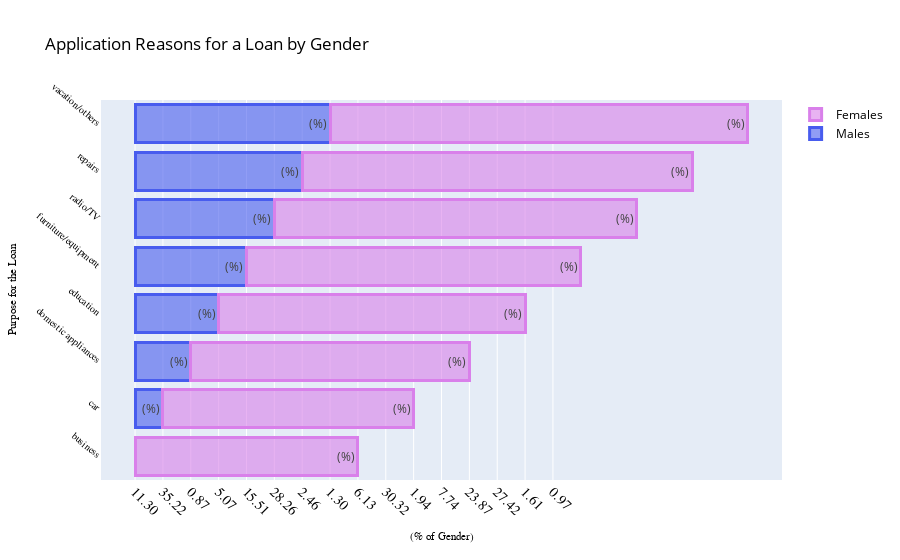

The cell this chart's notebook holds for it:
### Code cell
# Values into list
m_purpose = sex_purpose['male'].values.tolist()
f_purpose = sex_purpose['female'].values.tolist()

# Round values
male_purpose = ['%.2f' % elem for elem in m_purpose]
female_purpose = ['%.2f' % elem for elem in f_purpose]

male = go.Bar(
    y=['business', 'car', 'domestic appliances', 'education', 'furniture/equipment',
      'radio/TV', 'repairs', 'vacation/others'],
    x=male_purpose,
    name='Males',
    text='(%)',
    orientation = 'h',
    marker = dict(
        color = 'rgba(72, 92, 238, 0.6)',
        line = dict(
            color = 'rgba(72, 92, 238, 1.0)',
            width = 3)
    )
)


female = go.Bar(
    y=['business', 'car', 'domestic appliances', 'education', 'furniture/equipment',
      'radio/TV', 'repairs', 'vacation/others'],
    x=female_purpose,
    name='Females',
    text='(%)',
    orientation = 'h',
    marker = dict(
        color = 'rgba(217, 128, 234, 0.6)',
        line = dict(
            color = 'rgba(217, 128, 234, 1.0)',
            width = 3)
    )
)

data = [male, female]
layout = dict(
    title='Application Reasons for a Loan by Gender',
     xaxis=dict(
        title='(% of Gender)',
        titlefont=dict(
            family='Arial, sans-serif',
            size=11,
            color='black'
        ),
        showticklabels=True,
        tickangle=45,
        tickfont=dict(
            family='Old Standard TT, serif',
            size=14,
            color='black'
        ),
        exponentformat='e',
        showexponent='all'
    ),
    yaxis=dict(
        title='Purpose for the Loan',
        titlefont=dict(
            family='Arial, sans-serif',
            size=11,
            color='black'
        ),
        showticklabels=True,
        tickangle=40,
        tickfont=dict(
            family='Old Standard TT, serif',
            size=10,
            color='black'
        ),
        exponentformat='e',
        showexponent='all'
    ),
    barmode='stack',
    font=dict(color='rgb(0, 0, 0)')
)

fig = dict(data=data, layout=layout)
iplot(fig, filename='marker-h-bar')

### Figure 1 — Plotly figure (JSON) as saved in the notebook; plotly's stock layout.template omitted (floating-point values rounded to 4 significant figures)
{"data": [{"marker": {"color": "rgba(72, 92, 238, 0.6)", "line": {"color": "rgba(72, 92, 238, 1.0)", "width": 3}}, "name": "Males", "orientation": "h", "text": "(%)", "type": "bar", "x": ["11.30", "35.22", "0.87", "5.07", "15.51", "28.26", "2.46", "1.30"], "y": ["business", "car", "domestic appliances", "education", "furniture/equipment", "radio/TV", "repairs", "vacation/others"]}, {"marker": {"color": "rgba(217, 128, 234, 0.6)", "line": {"color": "rgba(217, 128, 234, 1.0)", "width": 3}}, "name": "Females", "orientation": "h", "text": "(%)", "type": "bar", "x": ["6.13", "30.32", "1.94", "7.74", "23.87", "27.42", "1.61", "0.97"], "y": ["business", "car", "domestic appliances", "education", "furniture/equipment", "radio/TV", "repairs", "vacation/others"]}], "layout": {"barmode": "stack", "font": {"color": "rgb(0, 0, 0)"}, "title": {"text": "Application Reasons for a Loan by Gender"}, "xaxis": {"exponentformat": "e", "showexponent": "all", "showticklabels": true, "tickangle": 45, "tickfont": {"color": "black", "family": "Old Standard TT, serif", "size": 14}, "title": {"font": {"color": "black", "family": "Arial, sans-serif", "size": 11}, "text": "(% of Gender)"}}, "yaxis": {"exponentformat": "e", "showexponent": "all", "showticklabels": true, "tickangle": 40, "tickfont": {"color": "black", "family": "Old Standard TT, serif", "size": 10}, "title": {"font": {"color": "black", "family": "Arial, sans-serif", "size": 11}, "text": "Purpose for the Loan"}}}}
